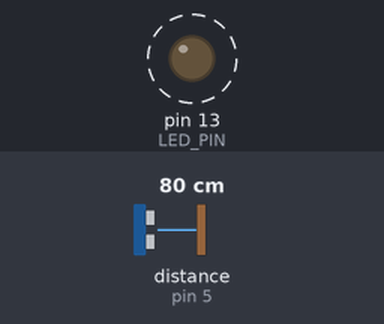
Simulated run of this sketch. Board: Arduino Uno, built with avr-gcc and run on an emulated ATmega328P. Shown: output pins drawn as LEDs (lit = HIGH). Wiring (inferred from the names in the program): ultrasonic range finder: trigger pin 6; echo pin 5. Dashed ring = blinking. The inputs (shaded band) are chosen by the test bench; at power-on: distance to the obstacle (sensor on pin 5) 80 cm. The echo pulse lasts 58.3 µs per cm; pins used as bus, display or sensor lines are not drawn.

Above: at 1.28 s.
1.3 s: distance to the obstacle (sensor on pin 5) set to 2 cm
At 1.7 s:
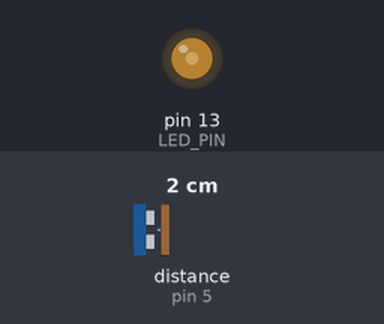
2.8 s: distance to the obstacle (sensor on pin 5) set to 9 cm
5.8 s: distance to the obstacle (sensor on pin 5) set to 35 cm
8.8 s: distance to the obstacle (sensor on pin 5) set to 4 cm
10.4 s: distance to the obstacle (sensor on pin 5) set to 250 cm
At 11.6 s:
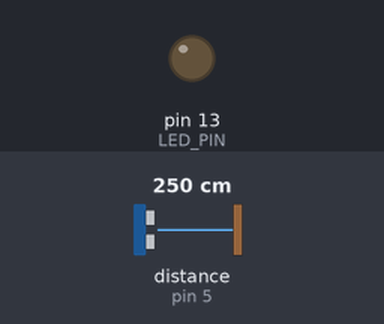
11.9 s: distance to the obstacle (sensor on pin 5) set to 203 cm
13.4 s: distance to the obstacle (sensor on pin 5) set to 197 cm
At 13.51 s:
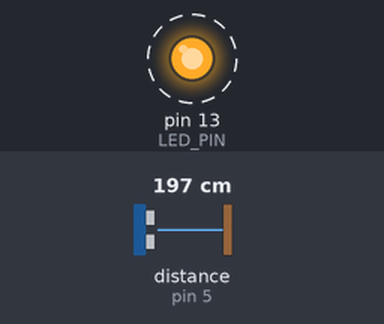
Timing chart, 0 to 17.4 s (numbered marks = the images above; inputs shaded):
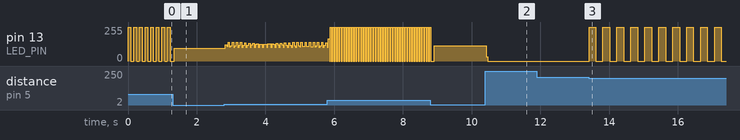

The sketch:

proximity_blinker.ino
```cpp
const int TRIGGER_PIN = 6;
const int ECHO_PIN = 5;
const int LED_PIN = 13;

void setup() {
  pinMode(TRIGGER_PIN, OUTPUT);
  pinMode(ECHO_PIN, INPUT);
  pinMode(LED_PIN, OUTPUT);
}

void loop() {
  digitalWrite(TRIGGER_PIN, LOW);
  delayMicroseconds(2);
  digitalWrite(TRIGGER_PIN, HIGH);
  delayMicroseconds(10);
  digitalWrite(TRIGGER_PIN, LOW);
  long duration = pulseIn(ECHO_PIN, HIGH);
  long distance = (duration / 2) / 29.1;

  if (distance < 200 && distance > 0) {
    digitalWrite(LED_PIN, HIGH);
    delay(distance);
    digitalWrite(LED_PIN, LOW);
    delay(distance);
  }
}
```

Measured:
- the behaviour switches between 200 and 199 cm on distance to the obstacle (sensor on pin 5) (found by bisection; images 2 and 3)
- after the input at 10.4 s, pin 13 (LED_PIN): 115/255 → 0/255 at once
- after the input at 11.9 s, every drawn part: stays the same
- after the input at 13.4 s, pin 13 (LED_PIN): alternates 255/255 for 0.20 s and 0/255 for 0.21 s, starting at once
- by itself, pin 13 (LED_PIN): repeats every 0.05 s: 0/255 0.01 s, 255/255 0.03 s
